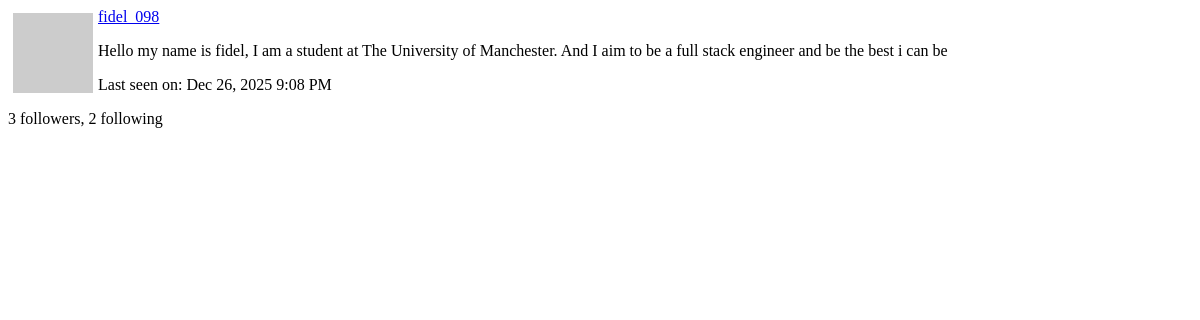
Page /user/fidel_098/popup (signed in) on the earlier database version.
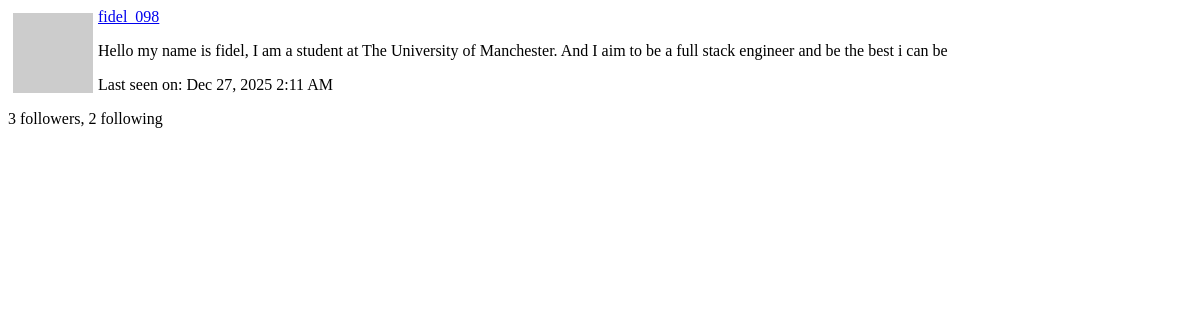
Same page on the later database version.
### app/models.py (models this page shows, shortened)
class User(UserMixin, db.Model):
    __tablename__ = "user"
    id: so.Mapped[int] = so.mapped_column(primary_key=True)
    username: so.Mapped[str] = so.mapped_column(sa.String(64), index=True, unique=True)
    email: so.Mapped[str] = so.mapped_column(sa.String(120), index=True, unique=True)
    password_hash: so.Mapped[Optional[str]] = so.mapped_column(sa.String(256))
    posts: so.WriteOnlyMapped['Post'] = so.relationship(back_populates='author')
    about_me: so.Mapped[Optional[str]] = so.mapped_column(sa.String(140))
    last_seen: so.Mapped[Optional[datetime]] = so.mapped_column(default=lambda:
                                datetime.now(timezone.utc))
    def avatar(self, size):
        digest = md5(self.email.lower().encode('utf-8')).hexdigest()
        return f'https://www.gravatar.com/avatar/{digest}?d=identicon&s={size}'
    following: so.WriteOnlyMapped['User'] = so.relationship(
        secondary=followers,
        primaryjoin=(followers.c.follower_id == id),
        secondaryjoin=(followers.c.followed_id == id),
        back_populates='followers')
    followers: so.WriteOnlyMapped['User'] = so.relationship(
        secondary=followers, primaryjoin=(followers.c.followed_id == id),
        secondaryjoin=(followers.c.follower_id == id),
        back_populates='following')
    def followers_count(self):
        query = sa.select(sa.func.count()).select_from(
            self.followers.select().subquery())
        return db.session.scalar(query)
    def following_count(self):
        query = sa.select(sa.func.count()).select_from(
            self.following.select().subquery())
        return db.session.scalar(query)
    last_message_read_time: so.Mapped[Optional[datetime]]
    messages_sent: so.WriteOnlyMapped['Message'] = so.relationship(foreign_keys='Message.sender_id', back_populates='author')
    messages_recieved: so.WriteOnlyMapped['Message'] = so.relationship(foreign_keys='Message.recipient_id', back_populates='recipient')
    notifications: so.WriteOnlyMapped['Notification'] = so.relationship(back_populates='user')

### app/main/routes.py (the view)
@bp.route('/user/<username>/popup')
@login_required
def user_popup(username):
    user = db.first_or_404(sa.select(User).where(User.username == username))
    form = EmptyForm()
    return render_template('user_popup.html', user=user, form=form)

### app/__init__.py (called while the page is built)
def get_locale():
    return request.accept_languages.best_match(current_app.config['LANGUAGES'])

### app/main/routes.py (called while the page is built)
@bp.before_request
def before_request():
    if current_user.is_authenticated:
        current_user.last_seen = datetime.now(timezone.utc)
        db.session.commit()
        g.search_form = SearchForm()
    g.locale = str(get_locale())

### app/models.py (called while the page is built)
@login.user_loader
def load_user(id):
    return db.session.get(User, int(id))

    @classmethod
    def before_commit(cls, session):
        session._changes = { #session._changes is a custom attribute added to the session object to track changes made during the session
            'add': list(session.new), #list of new objects to be added
            'update': list(session.dirty), #list of modified objects
            'delete': list(session.deleted) #list of deleted objects
        }

### app/templates/user_popup.html (shortened to what this page needs)
<div>
  <img src="{{ user.avatar(64) }}" style="margin: 5px; float: left">
  <p><a href="{{ url_for('main.user', username=user.username) }}">{{ user.username }}</a></p>
  {% if user.about_me %}<p>{{ user.about_me }}</p>{% endif %}
  {% if user.last_seen %}
  <p>{{ _('Last seen on') }}: {{ moment(user.last_seen).format('lll') }}</p>
  {% endif %}
  <p>{{ _('%(count)d followers', count=user.followers_count()) }}, {{ _('%(count)d following', count=user.following_count()) }}</p>
</div>

Differences in the rows shown:
changed User "fidel_098": last_seen "Dec 26, 2025 9:08 PM" → "Dec 27, 2025 2:11 AM"
